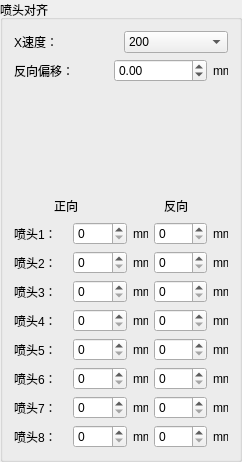
        <widget class="QGroupBox" name="groupBox_19">
         <property name="title">
          <string>喷头对齐</string>
         </property>
         <layout class="QVBoxLayout" name="verticalLayout_6">
          <item>
           <layout class="QVBoxLayout" name="verticalLayout_5">
            <item>
             <layout class="QVBoxLayout" name="verticalLayout">
              <item>
               <layout class="QHBoxLayout" name="horizontalLayout_36"/>
              </item>
              <item>
               <layout class="QHBoxLayout" name="horizontalLayout_37">
                <item>
                 <widget class="QLabel" name="label_100">
                  <property name="text">
                   <string>X速度：</string>
                  </property>
                 </widget>
                </item>
                <item>
                 <widget class="QComboBox" name="xSpeedComBox">
                  <item>
                   <property name="text">
                    <string>200</string>
                   </property>
                  </item>
                  <item>
                   <property name="text">
                    <string>210</string>
                   </property>
                  </item>
                  <item>
                   <property name="text">
                    <string>220</string>
                   </property>
                  </item>
                  <item>
                   <property name="text">
                    <string>230</string>
                   </property>
                  </item>
                  <item>
                   <property name="text">
                    <string>240</string>
                   </property>
                  </item>
                  <item>
                   <property name="text">
                    <string>250</string>
                   </property>
                  </item>
                 </widget>
                </item>
               </layout>
              </item>
              <item>
               <layout class="QHBoxLayout" name="horizontalLayout_38">
                <item>
                 <widget class="QLabel" name="label_101">
                  <property name="text">
                   <string>反向偏移：</string>
                  </property>
                 </widget>
                </item>
                <item>
                 <widget class="QDoubleSpinBox" name="reverseOffsetSpinBox">
                  <property name="minimum">
                   <double>-99.000000000000000</double>
                  </property>
                  <property name="maximum">
                   <double>98.989999999999995</double>
                  </property>
                  <property name="singleStep">
                   <double>0.100000000000000</double>
                  </property>
                 </widget>
                </item>
                <item>
                 <widget class="QLabel" name="label_102">
                  <property name="maximumSize">
                   <size>
                    <width>15</width>
                    <height>16777215</height>
                   </size>
                  </property>
                  <property name="text">
                   <string>mm</string>
                  </property>
                 </widget>
                </item>
               </layout>
              </item>
             </layout>
            </item>
            <item>
             <spacer name="verticalSpacer">
              <property name="orientation">
               <enum>Qt::Vertical</enum>
              </property>
              <property name="sizeHint" stdset="0">
               <size>
                <width>20</width>
                <height>108</height>
               </size>
              </property>
             </spacer>
            </item>
            <item>
             <layout class="QVBoxLayout" name="verticalLayout_32">
              <item>
               <layout class="QHBoxLayout" name="horizontalLayout_35">
                <item>
                 <spacer name="horizontalSpacer_8">
                  <property name="orientation">
                   <enum>Qt::Horizontal</enum>
                  </property>
                  <property name="sizeHint" stdset="0">
                   <size>
                    <width>40</width>
                    <height>20</height>
                   </size>
                  </property>
                 </spacer>
                </item>
                <item>
                 <widget class="QLabel" name="label_105">
                  <property name="text">
                   <string>正向</string>
                  </property>
                 </widget>
                </item>
                <item>
                 <spacer name="horizontalSpacer_9">
                  <property name="orientation">
                   <enum>Qt::Horizontal</enum>
                  </property>
                  <property name="sizeHint" stdset="0">
                   <size>
                    <width>40</width>
                    <height>20</height>
                   </size>
                  </property>
                 </spacer>
                </item>
                <item>
                 <spacer name="horizontalSpacer_10">
                  <property name="orientation">
                   <enum>Qt::Horizontal</enum>
                  </property>
                  <property name="sizeHint" stdset="0">
                   <size>
                    <width>40</width>
                    <height>20</height>
                   </size>
                  </property>
                 </spacer>
                </item>
                <item>
                 <widget class="QLabel" name="label_107">
                  <property name="text">
                   <string>反向</string>
                  </property>
                 </widget>
                </item>
                <item>
                 <spacer name="horizontalSpacer_11">
                  <property name="orientation">
                   <enum>Qt::Horizontal</enum>
                  </property>
                  <property name="sizeHint" stdset="0">
                   <size>
                    <width>40</width>
                    <height>20</height>
                   </size>
                  </property>
                 </spacer>
                </item>
               </layout>
              </item>
              <item>
               <layout class="QHBoxLayout" name="horizontalLayout_27">
                <item>
                 <widget class="QLabel" name="label_104">
                  <property name="text">
                   <string>喷头1：</string>
                  </property>
                 </widget>
                </item>
                <item>
                 <widget class="QSpinBox" name="nozzle1ForwardDirectionSpinBox"/>
                </item>
                <item>
                 <widget class="QLabel" name="label_103">
                  <property name="maximumSize">
                   <size>
                    <width>15</width>
                    <height>16777215</height>
                   </size>
                  </property>
                  <property name="text">
                   <string>mm</string>
                  </property>
                 </widget>
                </item>
                <item>
                 <widget class="QSpinBox" name="nozzle1ReverseDirectionSpinBox"/>
                </item>
                <item>
                 <widget class="QLabel" name="label_106">
                  <property name="maximumSize">
                   <size>
                    <width>15</width>
                    <height>16777215</height>
                   </size>
                  </property>
                  <property name="text">
                   <string>mm</string>
                  </property>
                 </widget>
                </item>
               </layout>
              </item>
              <item>
               <layout class="QHBoxLayout" name="horizontalLayout_28">
                <item>
                 <widget class="QLabel" name="label_110">
                  <property name="text">
                   <string>喷头2：</string>
                  </property>
                 </widget>
                </item>
                <item>
                 <widget class="QSpinBox" name="nozzle2ForwardDirectionSpinBox"/>
                </item>
                <item>
                 <widget class="QLabel" name="label_108">
                  <property name="maximumSize">
                   <size>
                    <width>15</width>
                    <height>16777215</height>
                   </size>
                  </property>
                  <property name="text">
                   <string>mm</string>
                  </property>
                 </widget>
                </item>
                <item>
                 <widget class="QSpinBox" name="nozzle2ReverseDirectionSpinBox"/>
                </item>
                <item>
                 <widget class="QLabel" name="label_109">
                  <property name="maximumSize">
                   <size>
                    <width>15</width>
                    <height>16777215</height>
                   </size>
                  </property>
                  <property name="text">
                   <string>mm</string>
                  </property>
                 </widget>
                </item>
               </layout>
              </item>
              <item>
               <layout class="QHBoxLayout" name="horizontalLayout_29">
                <item>
                 <widget class="QLabel" name="label_113">
                  <property name="text">
                   <string>喷头3：</string>
                  </property>
                 </widget>
                </item>
                <item>
                 <widget class="QSpinBox" name="nozzle3ForwardDirectionSpinBox"/>
                </item>
                <item>
                 <widget class="QLabel" name="label_111">
                  <property name="maximumSize">
                   <size>
                    <width>15</width>
                    <height>16777215</height>
                   </size>
                  </property>
                  <property name="text">
                   <string>mm</string>
                  </property>
                 </widget>
                </item>
                <item>
                 <widget class="QSpinBox" name="nozzle3ReverseDirectionSpinBox"/>
                </item>
                <item>
                 <widget class="QLabel" name="label_112">
                  <property name="maximumSize">
                   <size>
                    <width>15</width>
                    <height>16777215</height>
                   </size>
                  </property>
                  <property name="text">
                   <string>mm</string>
                  </property>
                 </widget>
                </item>
               </layout>
              </item>
              <item>
               <layout class="QHBoxLayout" name="horizontalLayout_30">
                <item>
                 <widget class="QLabel" name="label_116">
                  <property name="text">
                   <string>喷头4：</string>
                  </property>
                 </widget>
                </item>
                <item>
                 <widget class="QSpinBox" name="nozzle4ForwardDirectionSpinBox"/>
                </item>
                <item>
                 <widget class="QLabel" name="label_114">
                  <property name="maximumSize">
                   <size>
                    <width>15</width>
                    <height>16777215</height>
                   </size>
                  </property>
                  <property name="text">
                   <string>mm</string>
                  </property>
                 </widget>
                </item>
                <item>
                 <widget class="QSpinBox" name="nozzle4ReverseDirectionSpinBox"/>
                </item>
                <item>
                 <widget class="QLabel" name="label_115">
                  <property name="maximumSize">
                   <size>
                    <width>15</width>
                    <height>16777215</height>
                   </size>
                  </property>
                  <property name="text">
                   <string>mm</string>
                  </property>
                 </widget>
                </item>
               </layout>
              </item>
              <item>
               <layout class="QHBoxLayout" name="horizontalLayout_31">
                <item>
                 <widget class="QLabel" name="label_119">
                  <property name="text">
                   <string>喷头5：</string>
                  </property>
                 </widget>
                </item>
                <item>
                 <widget class="QSpinBox" name="nozzle5ForwardDirectionSpinBox"/>
                </item>
                <item>
                 <widget class="QLabel" name="label_117">
                  <property name="maximumSize">
                   <size>
                    <width>15</width>
                    <height>16777215</height>
                   </size>
                  </property>
                  <property name="text">
                   <string>mm</string>
                  </property>
                 </widget>
                </item>
                <item>
                 <widget class="QSpinBox" name="nozzle5ReverseDirectionSpinBox"/>
                </item>
                <item>
                 <widget class="QLabel" name="label_118">
                  <property name="maximumSize">
                   <size>
                    <width>15</width>
                    <height>16777215</height>
                   </size>
                  </property>
                  <property name="text">
                   <string>mm</string>
                  </property>
                 </widget>
                </item>
               </layout>
              </item>
              <item>
               <layout class="QHBoxLayout" name="horizontalLayout_32">
                <item>
                 <widget class="QLabel" name="label_122">
                  <property name="text">
                   <string>喷头6：</string>
                  </property>
                 </widget>
                </item>
                <item>
                 <widget class="QSpinBox" name="nozzle6ForwardDirectionSpinBox"/>
                </item>
                <item>
                 <widget class="QLabel" name="label_120">
                  <property name="maximumSize">
                   <size>
                    <width>15</width>
                    <height>16777215</height>
                   </size>
                  </property>
                  <property name="text">
                   <string>mm</string>
                  </property>
                 </widget>
                </item>
                <item>
                 <widget class="QSpinBox" name="nozzle6ReverseDirectionSpinBox"/>
                </item>
                <item>
                 <widget class="QLabel" name="label_121">
                  <property name="maximumSize">
                   <size>
                    <width>15</width>
                    <height>16777215</height>
                   </size>
                  </property>
                  <property name="text">
                   <string>mm</string>
                  </property>
                 </widget>
                </item>
               </layout>
              </item>
              <item>
               <layout class="QHBoxLayout" name="horizontalLayout_33">
                <item>
                 <widget class="QLabel" name="label_125">
                  <property name="text">
                   <string>喷头7：</string>
                  </property>
                 </widget>
                </item>
                <item>
                 <widget class="QSpinBox" name="nozzle7ForwardDirectionSpinBox"/>
                </item>
                <item>
                 <widget class="QLabel" name="label_123">
                  <property name="maximumSize">
                   <size>
                    <width>15</width>
                    <height>16777215</height>
                   </size>
                  </property>
                  <property name="text">
                   <string>mm</string>
                  </property>
                 </widget>
                </item>
                <item>
                 <widget class="QSpinBox" name="nozzle7ReverseDirectionSpinBox"/>
                </item>
                <item>
                 <widget class="QLabel" name="label_124">
                  <property name="maximumSize">
                   <size>
                    <width>15</width>
                    <height>16777215</height>
                   </size>
                  </property>
                  <property name="text">
                   <string>mm</string>
                  </property>
                 </widget>
                </item>
               </layout>
              </item>
              <item>
               <layout class="QHBoxLayout" name="horizontalLayout_34">
                <item>
                 <widget class="QLabel" name="label_126">
                  <property name="text">
                   <string>喷头8：</string>
                  </property>
                 </widget>
                </item>
                <item>
                 <widget class="QSpinBox" name="nozzle8ForwardDirectionSpinBox"/>
                </item>
                <item>
                 <widget class="QLabel" name="label_128">
                  <property name="maximumSize">
                   <size>
                    <width>15</width>
                    <height>16777215</height>
                   </size>
                  </property>
                  <property name="text">
                   <string>mm</string>
                  </property>
                 </widget>
                </item>
                <item>
                 <widget class="QSpinBox" name="nozzle8ReverseDirectionSpinBox"/>
                </item>
                <item>
                 <widget class="QLabel" name="label_127">
                  <property name="maximumSize">
                   <size>
                    <width>15</width>
                    <height>16777215</height>
                   </size>
                  </property>
                  <property name="text">
                   <string>mm</string>
                  </property>
                 </widget>
                </item>
               </layout>
              </item>
             </layout>
            </item>
           </layout>
          </item>
         </layout>
        </widget>
